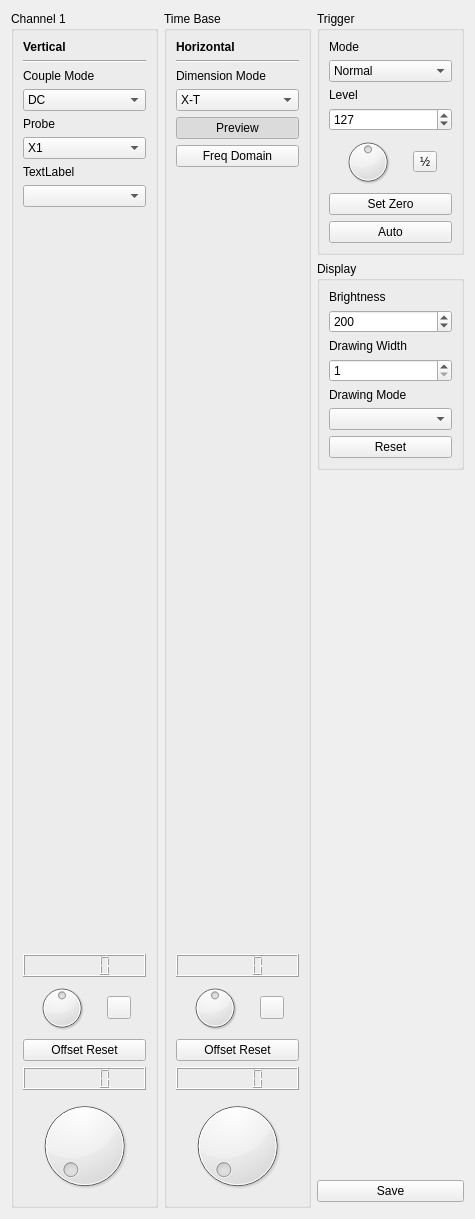
       <widget class="QWidget" name="scrollAreaWidgetContents_2">
        <property name="geometry">
         <rect>
          <x>0</x>
          <y>0</y>
          <width>475</width>
          <height>1219</height>
         </rect>
        </property>
        <layout class="QHBoxLayout" name="horizontalLayout">
         <item>
          <widget class="QGroupBox" name="groupBox_3">
           <property name="toolTip">
            <string>&lt;html&gt;&lt;head/&gt;&lt;body&gt;&lt;p&gt;CH1 Settings&lt;/p&gt;&lt;/body&gt;&lt;/html&gt;</string>
           </property>
           <property name="title">
            <string>Channel 1</string>
           </property>
           <layout class="QVBoxLayout" name="verticalLayout_4">
            <item>
             <widget class="QLabel" name="label_6">
              <property name="font">
               <font>
                <weight>75</weight>
                <bold>true</bold>
               </font>
              </property>
              <property name="text">
               <string>Vertical</string>
              </property>
             </widget>
            </item>
            <item>
             <widget class="Line" name="line">
              <property name="orientation">
               <enum>Qt::Horizontal</enum>
              </property>
             </widget>
            </item>
            <item>
             <widget class="QLabel" name="label_5">
              <property name="text">
               <string>Couple Mode</string>
              </property>
              <property name="buddy">
               <cstring>comboBox_couple_mode</cstring>
              </property>
             </widget>
            </item>
            <item>
             <widget class="QComboBox" name="comboBox_couple_mode">
              <item>
               <property name="text">
                <string>DC</string>
               </property>
              </item>
              <item>
               <property name="text">
                <string>AC</string>
               </property>
              </item>
             </widget>
            </item>
            <item>
             <widget class="QLabel" name="label_8">
              <property name="text">
               <string>Probe</string>
              </property>
              <property name="buddy">
               <cstring>comboBox_4</cstring>
              </property>
             </widget>
            </item>
            <item>
             <widget class="QComboBox" name="comboBox_4">
              <item>
               <property name="text">
                <string>X1</string>
               </property>
              </item>
              <item>
               <property name="text">
                <string>X10</string>
               </property>
              </item>
             </widget>
            </item>
            <item>
             <widget class="QLabel" name="label_9">
              <property name="text">
               <string>TextLabel</string>
              </property>
              <property name="buddy">
               <cstring>comboBox_5</cstring>
              </property>
             </widget>
            </item>
            <item>
             <widget class="QComboBox" name="comboBox_5"/>
            </item>
            <item>
             <spacer name="verticalSpacer_2">
              <property name="orientation">
               <enum>Qt::Vertical</enum>
              </property>
              <property name="sizeHint" stdset="0">
               <size>
                <width>20</width>
                <height>40</height>
               </size>
              </property>
             </spacer>
            </item>
            <item>
             <widget class="QLCDNumber" name="lcdNumber_ofst_ch1"/>
            </item>
            <item>
             <layout class="QHBoxLayout" name="horizontalLayout_2">
              <property name="topMargin">
               <number>0</number>
              </property>
              <item>
               <widget class="QDial" name="dial_ofst_ch1">
                <property name="sizePolicy">
                 <sizepolicy hsizetype="Preferred" vsizetype="Preferred">
                  <horstretch>0</horstretch>
                  <verstretch>0</verstretch>
                 </sizepolicy>
                </property>
                <property name="minimumSize">
                 <size>
                  <width>50</width>
                  <height>50</height>
                 </size>
                </property>
                <property name="maximumSize">
                 <size>
                  <width>50</width>
                  <height>50</height>
                 </size>
                </property>
                <property name="toolTip">
                 <string>&lt;html&gt;&lt;head/&gt;&lt;body&gt;&lt;p&gt;Offset Position&lt;/p&gt;&lt;/body&gt;&lt;/html&gt;</string>
                </property>
                <property name="minimum">
                 <number>-120</number>
                </property>
                <property name="maximum">
                 <number>120</number>
                </property>
               </widget>
              </item>
              <item>
               <widget class="QToolButton" name="toolButton_ofst_ch1">
                <property name="text">
                 <string/>
                </property>
               </widget>
              </item>
             </layout>
            </item>
            <item>
             <widget class="QPushButton" name="pushButton_ofst_rst_ch1">
              <property name="toolTip">
               <string>&lt;html&gt;&lt;head/&gt;&lt;body&gt;&lt;p&gt;Offset Position Reset&lt;/p&gt;&lt;/body&gt;&lt;/html&gt;</string>
              </property>
              <property name="text">
               <string>Offset Reset</string>
              </property>
             </widget>
            </item>
            <item>
             <widget class="QLCDNumber" name="lcdNumber_gain_ch1">
              <property name="smallDecimalPoint">
               <bool>false</bool>
              </property>
             </widget>
            </item>
            <item>
             <widget class="QDial" name="dial_gain_ch1">
              <property name="sizePolicy">
               <sizepolicy hsizetype="Preferred" vsizetype="Preferred">
                <horstretch>0</horstretch>
                <verstretch>0</verstretch>
               </sizepolicy>
              </property>
              <property name="minimumSize">
               <size>
                <width>100</width>
                <height>100</height>
               </size>
              </property>
              <property name="maximumSize">
               <size>
                <width>16777215</width>
                <height>100</height>
               </size>
              </property>
              <property name="wrapping">
               <bool>false</bool>
              </property>
              <property name="notchesVisible">
               <bool>false</bool>
              </property>
             </widget>
            </item>
           </layout>
          </widget>
         </item>
         <item>
          <widget class="QGroupBox" name="groupBox_4">
           <property name="toolTip">
            <string>&lt;html&gt;&lt;head/&gt;&lt;body&gt;&lt;p&gt;Time Base Settings&lt;/p&gt;&lt;/body&gt;&lt;/html&gt;</string>
           </property>
           <property name="title">
            <string>Time Base</string>
           </property>
           <layout class="QVBoxLayout" name="verticalLayout_5">
            <item>
             <widget class="QLabel" name="label_7">
              <property name="font">
               <font>
                <weight>75</weight>
                <bold>true</bold>
               </font>
              </property>
              <property name="text">
               <string>Horizontal</string>
              </property>
             </widget>
            </item>
            <item>
             <widget class="Line" name="line_2">
              <property name="orientation">
               <enum>Qt::Horizontal</enum>
              </property>
             </widget>
            </item>
            <item>
             <widget class="QLabel" name="label_10">
              <property name="text">
               <string>Dimension Mode</string>
              </property>
              <property name="buddy">
               <cstring>comboBox_6</cstring>
              </property>
             </widget>
            </item>
            <item>
             <widget class="QComboBox" name="comboBox_6">
              <item>
               <property name="text">
                <string>X-T</string>
               </property>
              </item>
              <item>
               <property name="text">
                <string>Roll</string>
               </property>
              </item>
              <item>
               <property name="text">
                <string>X-Y</string>
               </property>
              </item>
             </widget>
            </item>
            <item>
             <widget class="QPushButton" name="pushButton_preview_view">
              <property name="text">
               <string>Preview</string>
              </property>
              <property name="checkable">
               <bool>true</bool>
              </property>
              <property name="checked">
               <bool>true</bool>
              </property>
             </widget>
            </item>
            <item>
             <widget class="QPushButton" name="pushButton_freq_domain">
              <property name="text">
               <string>Freq Domain</string>
              </property>
              <property name="checkable">
               <bool>true</bool>
              </property>
             </widget>
            </item>
            <item>
             <spacer name="verticalSpacer_3">
              <property name="orientation">
               <enum>Qt::Vertical</enum>
              </property>
              <property name="sizeHint" stdset="0">
               <size>
                <width>20</width>
                <height>40</height>
               </size>
              </property>
             </spacer>
            </item>
            <item>
             <widget class="QLCDNumber" name="lcdNumber_time_ofst"/>
            </item>
            <item>
             <layout class="QHBoxLayout" name="horizontalLayout_5">
              <property name="topMargin">
               <number>0</number>
              </property>
              <item>
               <widget class="QDial" name="dial_ofst_time">
                <property name="sizePolicy">
                 <sizepolicy hsizetype="Preferred" vsizetype="Preferred">
                  <horstretch>0</horstretch>
                  <verstretch>0</verstretch>
                 </sizepolicy>
                </property>
                <property name="minimumSize">
                 <size>
                  <width>50</width>
                  <height>50</height>
                 </size>
                </property>
                <property name="maximumSize">
                 <size>
                  <width>50</width>
                  <height>50</height>
                 </size>
                </property>
                <property name="toolTip">
                 <string>&lt;html&gt;&lt;head/&gt;&lt;body&gt;&lt;p&gt;Offset Position&lt;/p&gt;&lt;/body&gt;&lt;/html&gt;</string>
                </property>
                <property name="minimum">
                 <number>-120</number>
                </property>
                <property name="maximum">
                 <number>120</number>
                </property>
               </widget>
              </item>
              <item>
               <widget class="QToolButton" name="toolButton_ofst_time">
                <property name="text">
                 <string/>
                </property>
               </widget>
              </item>
             </layout>
            </item>
            <item>
             <widget class="QPushButton" name="pushButton_ofst_rst_time">
              <property name="toolTip">
               <string>&lt;html&gt;&lt;head/&gt;&lt;body&gt;&lt;p&gt;Offset Position Reset&lt;/p&gt;&lt;/body&gt;&lt;/html&gt;</string>
              </property>
              <property name="text">
               <string>Offset Reset</string>
              </property>
             </widget>
            </item>
            <item>
             <widget class="QLCDNumber" name="lcdNumber_time_scale"/>
            </item>
            <item>
             <widget class="QDial" name="dial_time_scale">
              <property name="minimumSize">
               <size>
                <width>100</width>
                <height>100</height>
               </size>
              </property>
              <property name="maximumSize">
               <size>
                <width>16777215</width>
                <height>100</height>
               </size>
              </property>
             </widget>
            </item>
           </layout>
          </widget>
         </item>
         <item>
          <layout class="QVBoxLayout" name="verticalLayout">
           <property name="topMargin">
            <number>0</number>
           </property>
           <property name="bottomMargin">
            <number>6</number>
           </property>
           <item>
            <widget class="QGroupBox" name="groupBox">
             <property name="sizePolicy">
              <sizepolicy hsizetype="Preferred" vsizetype="Preferred">
               <horstretch>0</horstretch>
               <verstretch>0</verstretch>
              </sizepolicy>
             </property>
             <property name="title">
              <string>Trigger</string>
             </property>
             <layout class="QVBoxLayout" name="verticalLayout_2">
              <item>
               <widget class="QLabel" name="label">
                <property name="text">
                 <string>Mode</string>
                </property>
                <property name="buddy">
                 <cstring>comboBox_trigger_mode</cstring>
                </property>
               </widget>
              </item>
              <item>
               <widget class="QComboBox" name="comboBox_trigger_mode">
                <item>
                 <property name="text">
                  <string>Normal</string>
                 </property>
                </item>
                <item>
                 <property name="text">
                  <string>Auto</string>
                 </property>
                </item>
                <item>
                 <property name="text">
                  <string>Single</string>
                 </property>
                </item>
               </widget>
              </item>
              <item>
               <widget class="QLabel" name="label_2">
                <property name="text">
                 <string>Level</string>
                </property>
                <property name="buddy">
                 <cstring>spinBox_trigger_level</cstring>
                </property>
               </widget>
              </item>
              <item>
               <widget class="QSpinBox" name="spinBox_trigger_level">
                <property name="maximum">
                 <number>255</number>
                </property>
                <property name="value">
                 <number>127</number>
                </property>
               </widget>
              </item>
              <item>
               <layout class="QHBoxLayout" name="horizontalLayout_3">
                <property name="topMargin">
                 <number>0</number>
                </property>
                <item>
                 <widget class="QDial" name="dial_time_ofst_2">
                  <property name="minimumSize">
                   <size>
                    <width>50</width>
                    <height>50</height>
                   </size>
                  </property>
                  <property name="maximumSize">
                   <size>
                    <width>50</width>
                    <height>50</height>
                   </size>
                  </property>
                  <property name="toolTip">
                   <string>&lt;html&gt;&lt;head/&gt;&lt;body&gt;&lt;p&gt;Offset Position&lt;/p&gt;&lt;/body&gt;&lt;/html&gt;</string>
                  </property>
                  <property name="minimum">
                   <number>-120</number>
                  </property>
                  <property name="maximum">
                   <number>120</number>
                  </property>
                 </widget>
                </item>
                <item>
                 <widget class="QToolButton" name="toolButton_2">
                  <property name="text">
                   <string>½</string>
                  </property>
                 </widget>
                </item>
               </layout>
              </item>
              <item>
               <widget class="QPushButton" name="pushButton">
                <property name="text">
                 <string>Set Zero</string>
                </property>
               </widget>
              </item>
              <item>
               <widget class="QPushButton" name="pushButton_2">
                <property name="text">
                 <string>Auto</string>
                </property>
               </widget>
              </item>
             </layout>
            </widget>
           </item>
           <item>
            <widget class="QGroupBox" name="groupBox_6">
             <property name="title">
              <string>Display</string>
             </property>
             <layout class="QVBoxLayout" name="verticalLayout_10">
              <item>
               <widget class="QLabel" name="label_3">
                <property name="text">
                 <string>Brightness</string>
                </property>
               </widget>
              </item>
              <item>
               <widget class="QSpinBox" name="spinBox_draw_brightness">
                <property name="minimum">
                 <number>10</number>
                </property>
                <property name="maximum">
                 <number>255</number>
                </property>
                <property name="value">
                 <number>200</number>
                </property>
               </widget>
              </item>
              <item>
               <widget class="QLabel" name="label_4">
                <property name="text">
                 <string>Drawing Width</string>
                </property>
               </widget>
              </item>
              <item>
               <widget class="QSpinBox" name="spinBox_line_width">
                <property name="minimum">
                 <number>1</number>
                </property>
                <property name="maximum">
                 <number>6</number>
                </property>
               </widget>
              </item>
              <item>
               <widget class="QLabel" name="label_11">
                <property name="text">
                 <string>Drawing Mode</string>
                </property>
               </widget>
              </item>
              <item>
               <widget class="QComboBox" name="comboBox"/>
              </item>
              <item>
               <widget class="QPushButton" name="pushButton_5">
                <property name="text">
                 <string>Reset</string>
                </property>
               </widget>
              </item>
             </layout>
            </widget>
           </item>
           <item>
            <spacer name="verticalSpacer_4">
             <property name="orientation">
              <enum>Qt::Vertical</enum>
             </property>
             <property name="sizeHint" stdset="0">
              <size>
               <width>20</width>
               <height>40</height>
              </size>
             </property>
            </spacer>
           </item>
           <item>
            <widget class="QPushButton" name="pushButton_3">
             <property name="text">
              <string>Save</string>
             </property>
            </widget>
           </item>
          </layout>
         </item>
        </layout>
       </widget>
